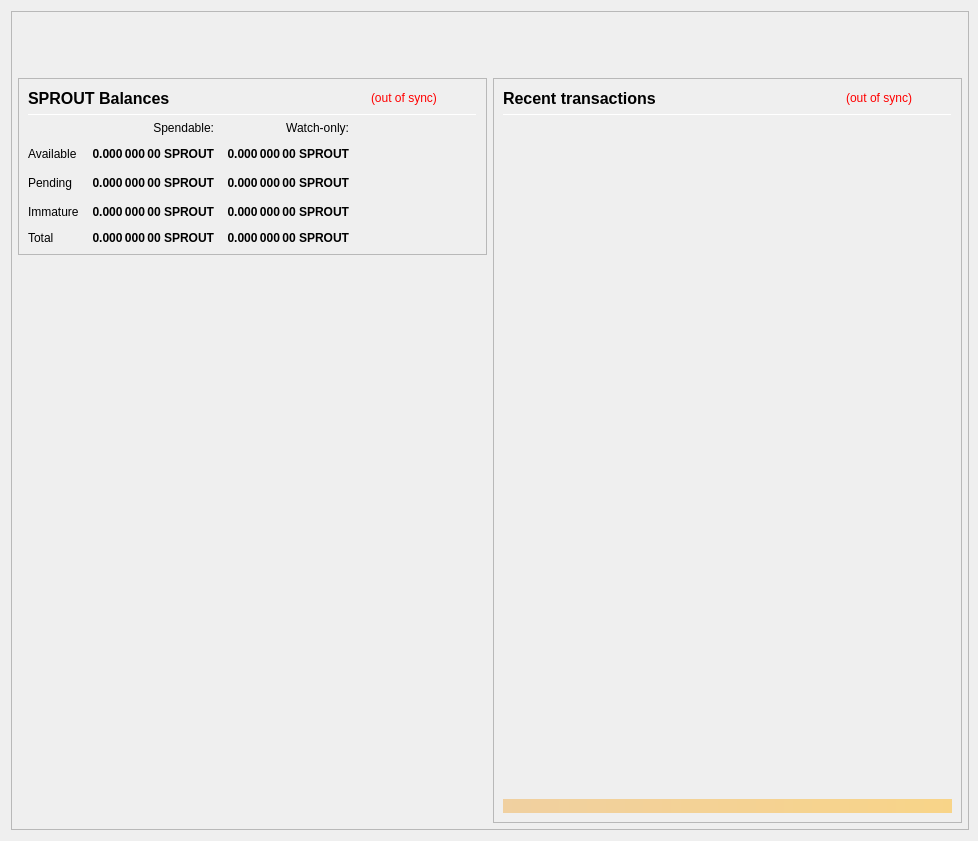
<?xml version="1.0" encoding="UTF-8"?>
<ui version="4.0">
 <class>OverviewPage</class>
 <widget class="QWidget" name="OverviewPage">
  <property name="geometry">
   <rect>
    <x>0</x>
    <y>0</y>
    <width>978</width>
    <height>841</height>
   </rect>
  </property>
  <property name="minimumSize">
   <size>
    <width>960</width>
    <height>682</height>
   </size>
  </property>
  <property name="font">
   <font>
    <weight>50</weight>
    <bold>false</bold>
   </font>
  </property>
  <property name="windowTitle">
   <string>Form</string>
  </property>
  <layout class="QVBoxLayout" name="topLayout" stretch="0">
   <property name="rightMargin">
    <number>9</number>
   </property>
   <item>
    <widget class="QFrame" name="frame_BG">
     <property name="minimumSize">
      <size>
       <width>850</width>
       <height>610</height>
      </size>
     </property>
     <property name="maximumSize">
      <size>
       <width>16777215</width>
       <height>16777215</height>
      </size>
     </property>
     <property name="frameShape">
      <enum>QFrame::StyledPanel</enum>
     </property>
     <property name="frameShadow">
      <enum>QFrame::Raised</enum>
     </property>
     <layout class="QVBoxLayout" name="verticalLayout_3" stretch="0">
      <property name="leftMargin">
       <number>0</number>
      </property>
      <property name="topMargin">
       <number>0</number>
      </property>
      <property name="rightMargin">
       <number>0</number>
      </property>
      <property name="bottomMargin">
       <number>6</number>
      </property>
      <item>
       <layout class="QVBoxLayout" name="verticalLayout_Master" stretch="0,1">
        <property name="leftMargin">
         <number>0</number>
        </property>
        <property name="topMargin">
         <number>0</number>
        </property>
        <property name="rightMargin">
         <number>0</number>
        </property>
        <property name="bottomMargin">
         <number>0</number>
        </property>
        <item>
         <widget class="QFrame" name="frame_Header">
          <layout class="QVBoxLayout" name="verticalLayout_Header" stretch="0">
           <property name="leftMargin">
            <number>0</number>
           </property>
           <property name="topMargin">
            <number>0</number>
           </property>
           <property name="rightMargin">
            <number>0</number>
           </property>
           <property name="bottomMargin">
            <number>0</number>
           </property>
           <item>
            <layout class="QHBoxLayout" name="horizontalLayout_Header" stretch="1,0">
             <property name="spacing">
              <number>6</number>
             </property>
             <item>
              <spacer name="horizontalSpacer_Header">
               <property name="orientation">
                <enum>Qt::Horizontal</enum>
               </property>
               <property name="sizeHint" stdset="0">
                <size>
                 <width>40</width>
                 <height>20</height>
                </size>
               </property>
              </spacer>
             </item>
             <item>
              <widget class="QLabel" name="labelOverviewHeaderRight">
               <property name="minimumSize">
                <size>
                 <width>464</width>
                 <height>60</height>
                </size>
               </property>
               <property name="maximumSize">
                <size>
                 <width>16777215</width>
                 <height>60</height>
                </size>
               </property>
               <property name="font">
                <font>
                 <pointsize>14</pointsize>
                </font>
               </property>
               <property name="text">
                <string/>
               </property>
               <property name="alignment">
                <set>Qt::AlignRight|Qt::AlignTrailing|Qt::AlignVCenter</set>
               </property>
              </widget>
             </item>
            </layout>
           </item>
          </layout>
         </widget>
        </item>
        <item>
         <widget class="QFrame" name="frame_Content">
          <layout class="QVBoxLayout" name="verticalLayout_Content">
           <property name="leftMargin">
            <number>6</number>
           </property>
           <property name="topMargin">
            <number>0</number>
           </property>
           <property name="rightMargin">
            <number>6</number>
           </property>
           <property name="bottomMargin">
            <number>0</number>
           </property>
           <item>
            <layout class="QHBoxLayout" name="horizontalLayout_Content" stretch="1,1">
             <property name="spacing">
              <number>6</number>
             </property>
             <item>
              <layout class="QVBoxLayout" name="verticalLayout_left" stretch="0,0">
               <item>
                <widget class="QFrame" name="frameBalances">
                 <property name="frameShape">
                  <enum>QFrame::StyledPanel</enum>
                 </property>
                 <property name="frameShadow">
                  <enum>QFrame::Raised</enum>
                 </property>
                 <layout class="QVBoxLayout" name="verticalLayout_4">
                  <item>
                   <layout class="QHBoxLayout" name="hlBalancesHeader" stretch="2,0,0">
                    <property name="spacing">
                     <number>6</number>
                    </property>
                    <item>
                     <widget class="QLabel" name="labelBalances">
                      <property name="minimumSize">
                       <size>
                        <width>0</width>
                        <height>0</height>
                       </size>
                      </property>
                      <property name="font">
                       <font>
                        <pointsize>12</pointsize>
                        <weight>75</weight>
                        <bold>true</bold>
                       </font>
                      </property>
                      <property name="text">
                       <string>SPROUT Balances</string>
                      </property>
                     </widget>
                    </item>
                    <item>
                     <widget class="QLabel" name="labelWalletStatus">
                      <property name="cursor">
                       <cursorShape>WhatsThisCursor</cursorShape>
                      </property>
                      <property name="toolTip">
                       <string>The displayed information may be out of date. Your wallet automatically synchronizes with the Sprout network after a connection is established, but this process has not completed yet.</string>
                      </property>
                      <property name="styleSheet">
                       <string notr="true">QLabel { color: red; }</string>
                      </property>
                      <property name="text">
                       <string notr="true">(out of sync)</string>
                      </property>
                      <property name="alignment">
                       <set>Qt::AlignLeading|Qt::AlignLeft|Qt::AlignVCenter</set>
                      </property>
                     </widget>
                    </item>
                    <item>
                     <spacer name="hsBalancesHeader">
                      <property name="orientation">
                       <enum>Qt::Horizontal</enum>
                      </property>
                      <property name="sizeHint" stdset="0">
                       <size>
                        <width>40</width>
                        <height>20</height>
                       </size>
                      </property>
                     </spacer>
                    </item>
                   </layout>
                  </item>
                  <item>
                   <widget class="Line" name="lineBalances">
                    <property name="minimumSize">
                     <size>
                      <width>0</width>
                      <height>1</height>
                     </size>
                    </property>
                    <property name="maximumSize">
                     <size>
                      <width>16777215</width>
                      <height>1</height>
                     </size>
                    </property>
                    <property name="orientation">
                     <enum>Qt::Horizontal</enum>
                    </property>
                   </widget>
                  </item>
                  <item>
                   <layout class="QGridLayout" name="gridLayout">
                    <property name="spacing">
                     <number>12</number>
                    </property>
                    <item row="2" column="2">
                     <widget class="QLabel" name="labelWatchPending">
                      <property name="font">
                       <font>
                        <weight>75</weight>
                        <bold>true</bold>
                       </font>
                      </property>
                      <property name="cursor">
                       <cursorShape>ArrowCursor</cursorShape>
                      </property>
                      <property name="toolTip">
                       <string>Unconfirmed transactions to watch-only addresses</string>
                      </property>
                      <property name="text">
                       <string notr="true">0.000 000 00 SPROUT</string>
                      </property>
                      <property name="alignment">
                       <set>Qt::AlignRight|Qt::AlignTrailing|Qt::AlignVCenter</set>
                      </property>
                      <property name="textInteractionFlags">
                       <set>Qt::NoTextInteraction</set>
                      </property>
                     </widget>
                    </item>
                    <item row="2" column="1">
                     <widget class="QLabel" name="labelUnconfirmed">
                      <property name="font">
                       <font>
                        <weight>75</weight>
                        <bold>true</bold>
                       </font>
                      </property>
                      <property name="cursor">
                       <cursorShape>ArrowCursor</cursorShape>
                      </property>
                      <property name="toolTip">
                       <string>Total of transactions that have yet to be confirmed, and do not yet count toward the spendable balance</string>
                      </property>
                      <property name="text">
                       <string notr="true">0.000 000 00 SPROUT</string>
                      </property>
                      <property name="alignment">
                       <set>Qt::AlignRight|Qt::AlignTrailing|Qt::AlignVCenter</set>
                      </property>
                      <property name="textInteractionFlags">
                       <set>Qt::NoTextInteraction</set>
                      </property>
                     </widget>
                    </item>
                    <item row="3" column="2">
                     <widget class="QLabel" name="labelWatchImmature">
                      <property name="font">
                       <font>
                        <weight>75</weight>
                        <bold>true</bold>
                       </font>
                      </property>
                      <property name="cursor">
                       <cursorShape>ArrowCursor</cursorShape>
                      </property>
                      <property name="toolTip">
                       <string>Staked or masternode rewards in watch-only addresses that has not yet matured</string>
                      </property>
                      <property name="text">
                       <string notr="true">0.000 000 00 SPROUT</string>
                      </property>
                      <property name="alignment">
                       <set>Qt::AlignRight|Qt::AlignTrailing|Qt::AlignVCenter</set>
                      </property>
                      <property name="textInteractionFlags">
                       <set>Qt::NoTextInteraction</set>
                      </property>
                     </widget>
                    </item>
                    <item row="4" column="0">
                     <widget class="QLabel" name="labelTotalText">
                      <property name="text">
                       <string>Total</string>
                      </property>
                      <property name="textInteractionFlags">
                       <set>Qt::NoTextInteraction</set>
                      </property>
                     </widget>
                    </item>
                    <item row="3" column="1">
                     <widget class="QLabel" name="labelImmature">
                      <property name="font">
                       <font>
                        <weight>75</weight>
                        <bold>true</bold>
                       </font>
                      </property>
                      <property name="cursor">
                       <cursorShape>ArrowCursor</cursorShape>
                      </property>
                      <property name="toolTip">
                       <string>Staked or masternode rewards that has not yet matured</string>
                      </property>
                      <property name="text">
                       <string notr="true">0.000 000 00 SPROUT</string>
                      </property>
                      <property name="alignment">
                       <set>Qt::AlignRight|Qt::AlignTrailing|Qt::AlignVCenter</set>
                      </property>
                      <property name="textInteractionFlags">
                       <set>Qt::NoTextInteraction</set>
                      </property>
                     </widget>
                    </item>
                    <item row="2" column="3">
                     <spacer name="hsBalances">
                      <property name="orientation">
                       <enum>Qt::Horizontal</enum>
                      </property>
                      <property name="sizeHint" stdset="0">
                       <size>
                        <width>40</width>
                        <height>20</height>
                       </size>
                      </property>
                     </spacer>
                    </item>
                    <item row="3" column="0">
                     <widget class="QLabel" name="labelImmatureText">
                      <property name="text">
                       <string>Immature</string>
                      </property>
                      <property name="textInteractionFlags">
                       <set>Qt::NoTextInteraction</set>
                      </property>
                     </widget>
                    </item>
                    <item row="4" column="1">
                     <widget class="QLabel" name="labelTotal">
                      <property name="font">
                       <font>
                        <weight>75</weight>
                        <bold>true</bold>
                       </font>
                      </property>
                      <property name="cursor">
                       <cursorShape>ArrowCursor</cursorShape>
                      </property>
                      <property name="toolTip">
                       <string>Your current total balance</string>
                      </property>
                      <property name="text">
                       <string notr="true">0.000 000 00 SPROUT</string>
                      </property>
                      <property name="alignment">
                       <set>Qt::AlignRight|Qt::AlignTrailing|Qt::AlignVCenter</set>
                      </property>
                      <property name="textInteractionFlags">
                       <set>Qt::NoTextInteraction</set>
                      </property>
                     </widget>
                    </item>
                    <item row="4" column="2">
                     <widget class="QLabel" name="labelWatchTotal">
                      <property name="font">
                       <font>
                        <weight>75</weight>
                        <bold>true</bold>
                       </font>
                      </property>
                      <property name="cursor">
                       <cursorShape>ArrowCursor</cursorShape>
                      </property>
                      <property name="toolTip">
                       <string>Current total balance in watch-only addresses</string>
                      </property>
                      <property name="text">
                       <string notr="true">0.000 000 00 SPROUT</string>
                      </property>
                      <property name="alignment">
                       <set>Qt::AlignRight|Qt::AlignTrailing|Qt::AlignVCenter</set>
                      </property>
                      <property name="textInteractionFlags">
                       <set>Qt::NoTextInteraction</set>
                      </property>
                     </widget>
                    </item>
                    <item row="0" column="2">
                     <widget class="QLabel" name="labelWatchonly">
                      <property name="text">
                       <string>Watch-only:</string>
                      </property>
                      <property name="alignment">
                       <set>Qt::AlignRight|Qt::AlignTrailing|Qt::AlignVCenter</set>
                      </property>
                     </widget>
                    </item>
                    <item row="1" column="0">
                     <widget class="QLabel" name="labelBalanceText">
                      <property name="text">
                       <string>Available</string>
                      </property>
                      <property name="textInteractionFlags">
                       <set>Qt::NoTextInteraction</set>
                      </property>
                     </widget>
                    </item>
                    <item row="1" column="1">
                     <widget class="QLabel" name="labelBalance">
                      <property name="font">
                       <font>
                        <weight>75</weight>
                        <bold>true</bold>
                       </font>
                      </property>
                      <property name="cursor">
                       <cursorShape>ArrowCursor</cursorShape>
                      </property>
                      <property name="toolTip">
                       <string>Your current spendable balance</string>
                      </property>
                      <property name="text">
                       <string notr="true">0.000 000 00 SPROUT</string>
                      </property>
                      <property name="alignment">
                       <set>Qt::AlignRight|Qt::AlignTrailing|Qt::AlignVCenter</set>
                      </property>
                      <property name="textInteractionFlags">
                       <set>Qt::NoTextInteraction</set>
                      </property>
                     </widget>
                    </item>
                    <item row="1" column="2">
                     <widget class="QLabel" name="labelWatchAvailable">
                      <property name="font">
                       <font>
                        <weight>75</weight>
                        <bold>true</bold>
                       </font>
                      </property>
                      <property name="cursor">
                       <cursorShape>ArrowCursor</cursorShape>
                      </property>
                      <property name="toolTip">
                       <string>Your current balance in watch-only addresses</string>
                      </property>
                      <property name="text">
                       <string notr="true">0.000 000 00 SPROUT</string>
                      </property>
                      <property name="alignment">
                       <set>Qt::AlignRight|Qt::AlignTrailing|Qt::AlignVCenter</set>
                      </property>
                      <property name="textInteractionFlags">
                       <set>Qt::NoTextInteraction</set>
                      </property>
                     </widget>
                    </item>
                    <item row="2" column="0">
                     <widget class="QLabel" name="labelPendingText">
                      <property name="text">
                       <string>Pending</string>
                      </property>
                      <property name="textInteractionFlags">
                       <set>Qt::NoTextInteraction</set>
                      </property>
                     </widget>
                    </item>
                    <item row="0" column="1">
                     <widget class="QLabel" name="labelSpendable">
                      <property name="text">
                       <string>Spendable:</string>
                      </property>
                      <property name="alignment">
                       <set>Qt::AlignRight|Qt::AlignTrailing|Qt::AlignVCenter</set>
                      </property>
                     </widget>
                    </item>
                   </layout>
                  </item>
                 </layout>
                </widget>
               </item>
               <item>
                <spacer name="verticalSpacer">
                 <property name="orientation">
                  <enum>Qt::Vertical</enum>
                 </property>
                 <property name="sizeHint" stdset="0">
                  <size>
                   <width>20</width>
                   <height>40</height>
                  </size>
                 </property>
                </spacer>
               </item>
              </layout>
             </item>
             <item>
              <layout class="QVBoxLayout" name="verticalLayout_right" stretch="1">
               <item>
                <widget class="QFrame" name="frame_RecentTransactions">
                 <property name="minimumSize">
                  <size>
                   <width>0</width>
                   <height>0</height>
                  </size>
                 </property>
                 <property name="frameShape">
                  <enum>QFrame::StyledPanel</enum>
                 </property>
                 <property name="frameShadow">
                  <enum>QFrame::Raised</enum>
                 </property>
                 <layout class="QVBoxLayout" name="verticalLayout_1" stretch="0,0,0,0,0">
                  <item>
                   <layout class="QHBoxLayout" name="horizontalLayout_2" stretch="2,0,0">
                    <property name="spacing">
                     <number>3</number>
                    </property>
                    <item>
                     <widget class="QLabel" name="label_4">
                      <property name="minimumSize">
                       <size>
                        <width>0</width>
                        <height>20</height>
                       </size>
                      </property>
                      <property name="font">
                       <font>
                        <pointsize>12</pointsize>
                        <weight>75</weight>
                        <bold>true</bold>
                       </font>
                      </property>
                      <property name="text">
                       <string>Recent transactions</string>
                      </property>
                     </widget>
                    </item>
                    <item>
                     <widget class="QLabel" name="labelTransactionsStatus">
                      <property name="cursor">
                       <cursorShape>WhatsThisCursor</cursorShape>
                      </property>
                      <property name="toolTip">
                       <string>The displayed information may be out of date. Your wallet automatically synchronizes with the Sprout network after a connection is established, but this process has not completed yet.</string>
                      </property>
                      <property name="styleSheet">
                       <string notr="true">QLabel { color: red; }</string>
                      </property>
                      <property name="text">
                       <string notr="true">(out of sync)</string>
                      </property>
                      <property name="alignment">
                       <set>Qt::AlignRight|Qt::AlignTrailing|Qt::AlignVCenter</set>
                      </property>
                     </widget>
                    </item>
                    <item>
                     <spacer name="horizontalSpacer">
                      <property name="orientation">
                       <enum>Qt::Horizontal</enum>
                      </property>
                      <property name="sizeHint" stdset="0">
                       <size>
                        <width>40</width>
                        <height>20</height>
                       </size>
                      </property>
                     </spacer>
                    </item>
                   </layout>
                  </item>
                  <item>
                   <widget class="Line" name="line">
                    <property name="minimumSize">
                     <size>
                      <width>0</width>
                      <height>1</height>
                     </size>
                    </property>
                    <property name="maximumSize">
                     <size>
                      <width>16777215</width>
                      <height>1</height>
                     </size>
                    </property>
                    <property name="orientation">
                     <enum>Qt::Horizontal</enum>
                    </property>
                   </widget>
                  </item>
                  <item>
                   <widget class="QListView" name="listTransactions">
                    <property name="minimumSize">
                     <size>
                      <width>0</width>
                      <height>0</height>
                     </size>
                    </property>
                    <property name="styleSheet">
                     <string notr="true">QListView { background: transparent; }</string>
                    </property>
                    <property name="frameShape">
                     <enum>QFrame::NoFrame</enum>
                    </property>
                    <property name="verticalScrollBarPolicy">
                     <enum>Qt::ScrollBarAlwaysOff</enum>
                    </property>
                    <property name="horizontalScrollBarPolicy">
                     <enum>Qt::ScrollBarAlwaysOff</enum>
                    </property>
                    <property name="selectionMode">
                     <enum>QAbstractItemView::NoSelection</enum>
                    </property>
                   </widget>
                  </item>
                  <item>
                   <spacer name="verticalSpacer_2">
                    <property name="orientation">
                     <enum>Qt::Vertical</enum>
                    </property>
                    <property name="sizeType">
                     <enum>QSizePolicy::Expanding</enum>
                    </property>
                    <property name="sizeHint" stdset="0">
                     <size>
                      <width>20</width>
                      <height>40</height>
                     </size>
                    </property>
                   </spacer>
                  </item>
                  <item>
                   <widget class="QLabel" name="labelAlerts">
                    <property name="maximumSize">
                     <size>
                      <width>16777215</width>
                      <height>16777215</height>
                     </size>
                    </property>
                    <property name="styleSheet">
                     <string notr="true">background-color: qlineargradient(x1: 0, y1: 0, x2: 1, y2: 0, stop:0 #F0D0A0, stop:1 #F8D488); color:#000000;</string>
                    </property>
                    <property name="text">
                     <string/>
                    </property>
                    <property name="wordWrap">
                     <bool>true</bool>
                    </property>
                    <property name="margin">
                     <number>3</number>
                    </property>
                   </widget>
                  </item>
                 </layout>
                </widget>
               </item>
              </layout>
             </item>
            </layout>
           </item>
          </layout>
         </widget>
        </item>
       </layout>
      </item>
     </layout>
    </widget>
   </item>
  </layout>
 </widget>
 <resources/>
 <connections/>
</ui>
